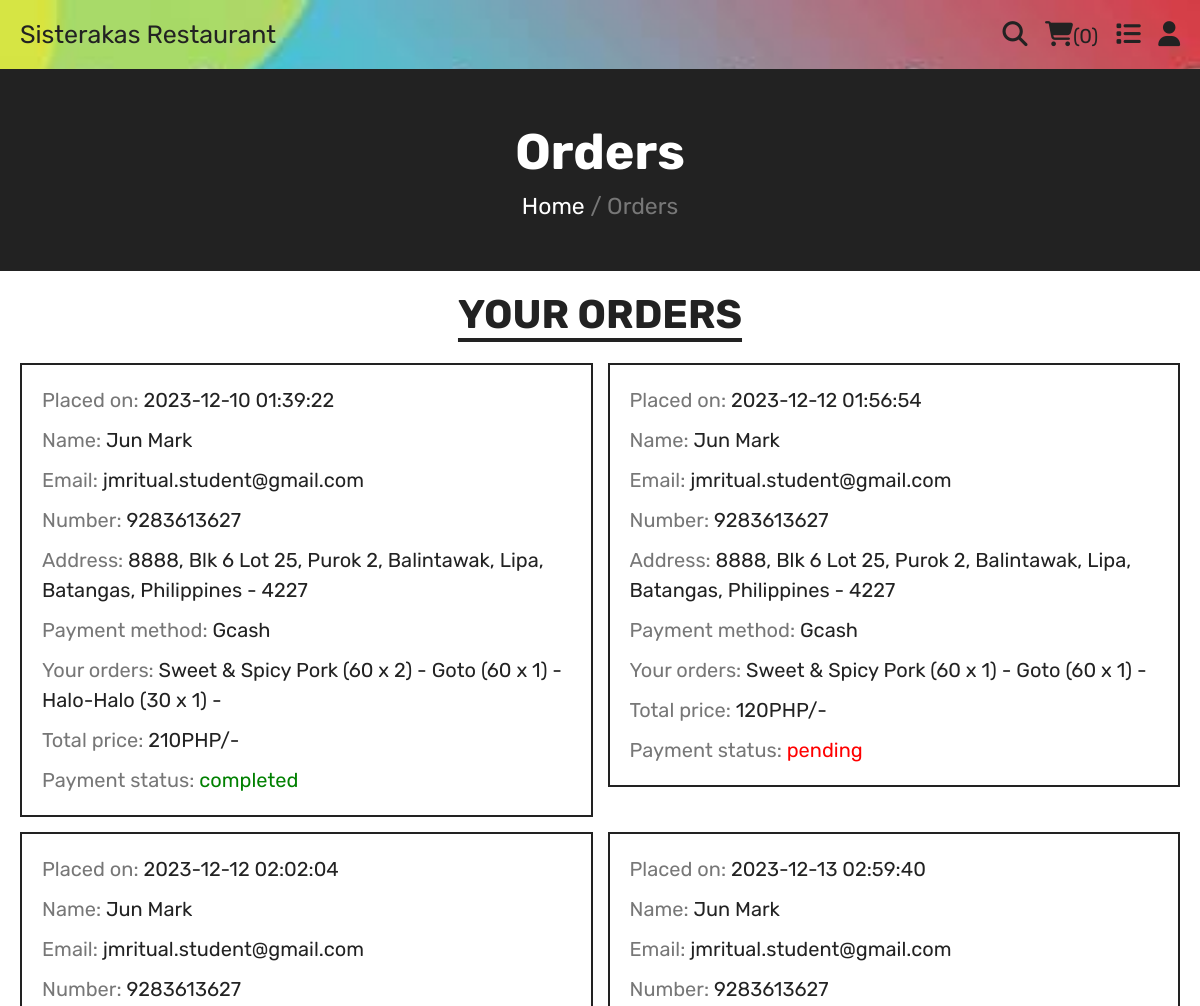
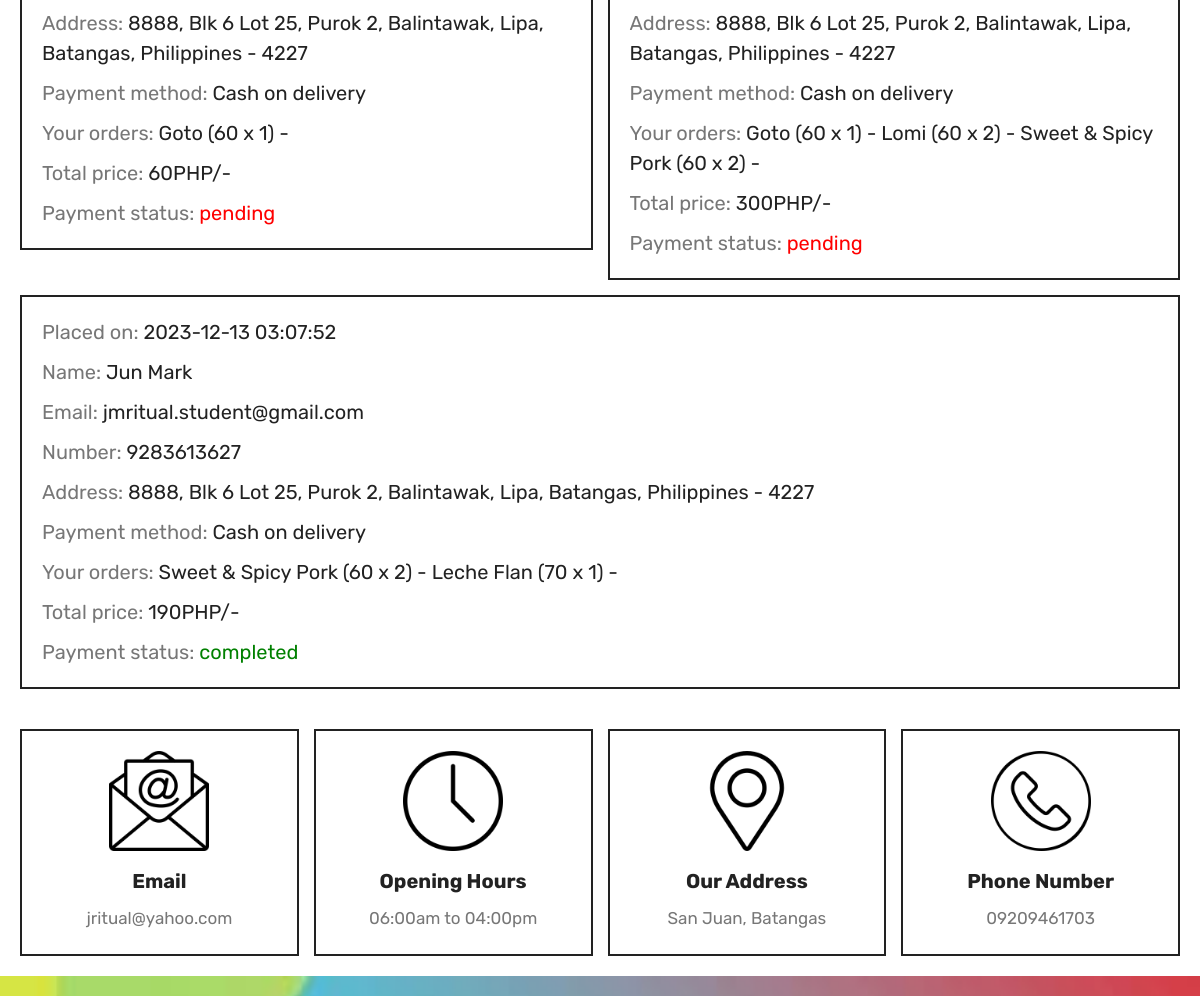
Screenshot of /SisterakasRestaurant/orders.php (signed in) with the database file from the repository (2 pictures, top to bottom).
### tables this page shows
CREATE TABLE IF NOT EXISTS `orders` (
  `id` int NOT NULL AUTO_INCREMENT,
  `user_id` int NOT NULL,
  `name` varchar(20) NOT NULL,
  `number` varchar(10) NOT NULL,
  `email` varchar(50) NOT NULL,
  `method` varchar(50) NOT NULL,
  `address` varchar(500) NOT NULL,
  `total_products` varchar(1000) NOT NULL,
  `total_price` int NOT NULL,
  `placed_on` timestamp NOT NULL DEFAULT CURRENT_TIMESTAMP,
  `payment_status` varchar(20) NOT NULL DEFAULT 'pending',
  PRIMARY KEY (`id`)
);

### SisterakasRestaurant/classes/database.php (called while the page is built, shortened)
<?php
class Database {
    private $host = 'localhost';
    private $username = 'root';
    private $password = '';
    private $db_name = 'food_db';
    private function connect() {
        $this->conn = null;
        try {
            $this->conn = new PDO("mysql:host=" . $this->host . ";dbname=" . $this->db_name, $this->username, $this->password);
            $this->conn->exec("set names utf8");
        } catch (PDOException $exception) {
            echo "Connection error: " . $exception->getMessage();
        }
        return $this->conn;
    }
    public function getConnection() {
        return $this->connect();
    }
}
?>

### SisterakasRestaurant/classes/product.php (called while the page is built, shortened)
<?php
class Product extends Database {
    public function getUserOrders($userId) {
        $select_orders = $this->getConnection()->prepare("SELECT * FROM `orders` WHERE user_id = ?");
        $select_orders->execute([$userId]);
        $orders = [];
        if ($select_orders->rowCount() > 0) {
            while ($fetch_orders = $select_orders->fetch(PDO::FETCH_ASSOC)) {
                $orders[] = $fetch_orders;
            }
        }
        return $orders;
    }
}
?>

### SisterakasRestaurant/orders.php (the view, shortened to what this page needs)
<?php
include 'classes/database.php';
include 'classes/product.php';
$databaseObj = new Database();
$conn = $databaseObj->getConnection();
$productObj = new Product();
$user_id = '';
if (isset($_SESSION['user_id'])) {
    $user_id = $_SESSION['user_id'];
} else {
    $user_id = '';
    header('location:home.php');
    exit();
}
?>
<!DOCTYPE html>
<html lang="en">
<head>
    <link rel="stylesheet" href="https://cdnjs.cloudflare.com/ajax/libs/font-awesome/6.1.1/css/all.min.css">
    <link rel="stylesheet" href="css/style.css">
</head>
<body>
<?php include 'components/user_header.php'; ?>
<div class="heading">
    <h3>Orders</h3>
    <p><a href="home.php">Home</a> <span> / Orders</span></p>
</div>
<section class="orders">
    <h1 class="title">Your Orders</h1>
    <div class="box-container">
        <?php
        if ($user_id == '') {
            echo '<p class="empty">Please login to see your orders</p>';
        } else {
            $userOrders = $productObj->getUserOrders($user_id);
            if (!empty($userOrders)) {
                foreach ($userOrders as $order) {
                    ?>
                    <div class="box">
                        <p>Placed on: <span><?= $order['placed_on']; ?></span></p>
                        <p>Name: <span><?= $order['name']; ?></span></p>
                        <p>Email: <span><?= $order['email']; ?></span></p>
                        <p>Number: <span><?= $order['number']; ?></span></p>
                        <p>Address: <span><?= $order['address']; ?></span></p>
                        <p>Payment method: <span><?= $order['method']; ?></span></p>
                        <p>Your orders: <span><?= $order['total_products']; ?></span></p>
                        <p>Total price: <span><?= $order['total_price']; ?>PHP/-</span></p>
                        <p>Payment status: <span style="color:<?php echo ($order['payment_status'] == 'pending') ? 'red' : 'green'; ?>"><?= $order['payment_status']; ?></span></p>
                    </div>
                    <?php
                }
            } else {
                echo '<p class="empty">No orders placed yet!</p>';
            }
        }
        ?>
    </div>
</section>
<?php include 'components/footer.php'; ?>
</body>
</html>

### SisterakasRestaurant/components/user_header.php (shortened to what this page needs)
<header class="header">
   <section class="flex">
      <a href="home.php" class="logo">Sisterakas Restaurant</a>
      <div class="icons">
         <?php
            $count_cart_items = $conn->prepare("SELECT * FROM `cart` WHERE user_id = ?");
            $count_cart_items->execute([$user_id]);
            $total_cart_items = $count_cart_items->rowCount();
         ?>
         <a href="search.php"><i class="fas fa-search"></i></a>
         <a href="cart.php"><i class="fas fa-shopping-cart"></i><span>(<?= $total_cart_items; ?>)</span></a>
         <a href="orders.php"><i class="fas fa-list"></i></a>
         <div id="user-btn" class="fas fa-user"></div>
      </div>
   </section>
</header>

### SisterakasRestaurant/components/footer.php (shortened to what this page needs)
<footer class="footer">
   <section class="grid">
      <div class="box">
         <img src="images/email-icon.png" alt="">
         <h3>Email</h3>
         <a href="mailto:shaikhanas@gmail.com">jritual@yahoo.com</a>
      </div>
      <div class="box">
         <img src="images/clock-icon.png" alt="">
         <h3>Opening Hours</h3>
         <p>06:00am to 04:00pm</p>
      </div>
      <div class="box">
         <img src="images/map-icon.png" alt="">
         <h3>Our Address</h3>
         <a href="#">San Juan, Batangas</a>
      </div>
      <div class="box">
         <img src="images/phone-icon.png" alt="">
         <h3>Phone Number</h3>
         <a href="tel:1234567890">09209461703</a>
      </div>
   </section>
   <div class="footer-bar">
   </div>
</footer>

### SisterakasRestaurant/css/style.css (style rules this page uses)
:root { --green:#1b9d4b; --red:#e74c3c; --white:#fff; --black:#222; --light-color:#777; --border:.2rem solid var(--black); }
* { font-family: 'Rubik', sans-serif; margin:0; padding:0; box-sizing: border-box; outline: none; border: none; text-decoration: none; }
html { font-size: 62.5%; overflow-x: hidden; scroll-behavior: smooth; stop-opacity: 7rem; }
section { margin:0 auto; max-width: 1200px; padding:2rem; }
.title { text-align: center; margin-bottom: 2.5rem; font-size: 4rem; color:var(--black); text-transform: uppercase; text-decoration: underline; text-underline-offset: 1rem; }
.heading { display: flex; align-items: center; justify-content: center; gap:1rem; flex-flow: column; background-color: var(--black); min-height: 20rem; }
.heading h3 { font-size: 5rem; color:var(--white); text-transform: capitalize; }
.heading p { font-size: 2.3rem; color:var(--light-color); }
.heading p a { color:var(--white); }
.header { position: sticky; top:0; left:0; right:0; z-index: 1000; background-image: url('../images/sisterakas.jpg'); background-size: cover; border-bottom: var(--border); }
.header .flex { display: flex; align-items: center; justify-content: space-between; position: relative; }
.header .flex .logo { font-size: 2.5rem; color:var(--black); }
.header .flex .icons > * { margin-left: 1.5rem; font-size: 2.5rem; color:var(--black); cursor: pointer; }
.header .flex .icons span { font-size: 2rem; }
.orders .box-container { display: flex; flex-wrap: wrap; gap:1.5rem; align-items: flex-start; }
.orders .box-container .box { padding:1rem 2rem; border:var(--border); flex:1 1 40rem; }
.orders .box-container .box p { line-height: 1.5; margin:1rem 0; font-size: 2rem; color:var(--light-color); }
.orders .box-container .box p span { color:var(--black); }
.footer .grid { display: grid; grid-template-columns: repeat(auto-fit, minmax(27rem, 1fr)); gap:1.5rem; align-items: flex-start; }
.footer .grid .box { border:var(--border); padding:2rem; text-align: center; }
.footer .grid .box img { height: 10rem; width: 100%; object-fit: contain; margin-bottom: .5rem; }
.footer .grid .box h3 { margin:1rem 0; font-size: 2rem; color:var(--black); text-transform: capitalize; }
.footer .grid .box p, .footer .grid .box a { display: block; font-size: 1.7rem; color:var(--light-color); line-height: 1.8; }
.footer-bar { background-image: url('../images/sisterakas.jpg'); background-size: cover; color: #fff; padding: 1rem; text-align: center; }

### rows the page displays
orders: placed_on "2023-12-10 01:39:22", name "Jun Mark", email "jmritual.student@gmail.com", number "9283613627", address "8888, Blk 6 Lot 25, Purok 2, Balintawak, Lipa, Batangas, Philippines - 4227", method "Gcash", total_products "Sweet & Spicy Pork (60 x 2) - Goto (60 x 1) - Halo-Halo (30 x 1) -", total_price "210", payment_status "completed"
orders: placed_on "2023-12-12 01:56:54", name "Jun Mark", email "jmritual.student@gmail.com", number "9283613627", address "8888, Blk 6 Lot 25, Purok 2, Balintawak, Lipa, Batangas, Philippines - 4227", method "Gcash", total_products "Sweet & Spicy Pork (60 x 1) - Goto (60 x 1) -", total_price "120", payment_status "pending"
orders: placed_on "2023-12-12 02:02:04", name "Jun Mark", email "jmritual.student@gmail.com", number "9283613627", address "8888, Blk 6 Lot 25, Purok 2, Balintawak, Lipa, Batangas, Philippines - 4227", method "Cash on delivery", total_products "Goto (60 x 1) -", total_price "60", payment_status "pending"
orders: placed_on "2023-12-13 02:59:40", name "Jun Mark", email "jmritual.student@gmail.com", number "9283613627", address "8888, Blk 6 Lot 25, Purok 2, Balintawak, Lipa, Batangas, Philippines - 4227", method "Cash on delivery", total_products "Goto (60 x 1) - Lomi (60 x 2) - Sweet & Spicy Pork (60 x 2) -", total_price "300", payment_status "pending"
orders: placed_on "2023-12-13 03:07:52", name "Jun Mark", email "jmritual.student@gmail.com", number "9283613627", address "8888, Blk 6 Lot 25, Purok 2, Balintawak, Lipa, Batangas, Philippines - 4227", method "Cash on delivery", total_products "Sweet & Spicy Pork (60 x 2) - Leche Flan (70 x 1) -", total_price "190", payment_status "completed"

### other values shown
$total_cart_items "0"
